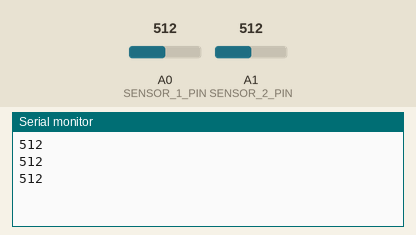
Recording of a sketch running on a simulated Arduino Uno, built with avr-gcc and run on an emulated ATmega328P. Shown: the last lines printed to the serial monitor. The test bench sets the inputs (shaded band); at power-on: A0 (SENSOR_1_PIN) = 512, A1 (SENSOR_2_PIN) = 512.

Above: at 1.3 s.
1.4 s: A0 (SENSOR_1_PIN) set to 716
At 1.9 s:
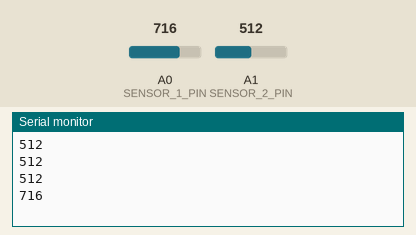
2.9 s: A0 (SENSOR_1_PIN) set to 900
At 3.4 s:
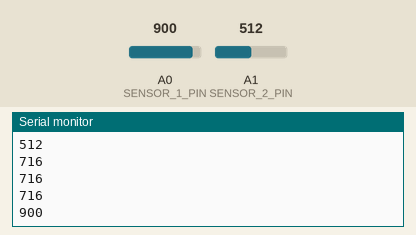
Timing chart, 0 to 5.9 s (numbered marks = the images above; inputs shaded):
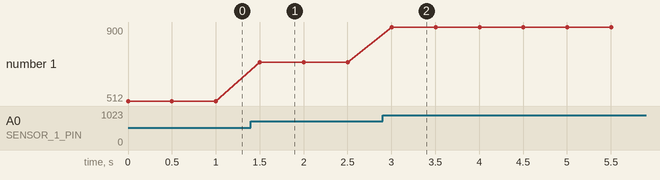

Measured:
- after the input at 1.4 s, the serial monitor: prints a new line after 0.10 s (image 1)
- after the input at 2.9 s, the serial monitor: prints a new line after 0.10 s (image 2)
- plotted number 1: 512 → 716 after the input at 1.4 s, 716 → 900 after the input at 2.9 s

The sketch:

AnalogueOUT.ino
```cpp
//Let's see what we can do with these RGB LEDs
//Note that these LEDs are connected individually so you can't use them as if the 2 leds are an led "strip"

//include AdaFruit's RGB Library

//These are the arduino pins that contain those 2 RGB leds..
//We are only going to use the second one in this example
#define RGB1 12
#define RGB2 13

//Define sensor pins
#define SENSOR_1_PIN A0
#define SENSOR_2_PIN A1
#define SENSOR_1_OUTPUT 3
#define SENSOR_2_OUTPUT 4

//Now we have to set them up!
// Parameter 1 = number of pixels in strip
// Parameter 2 = pin number (most are valid)
// Parameter 3 = pixel type flags, add together as needed:


void setup(){
  //Let's use the serial monitor.
  Serial.begin(9600);

  // Initiate digital pins as outputs.
  pinMode(SENSOR_1_OUTPUT, OUTPUT);
  pinMode(SENSOR_2_OUTPUT, OUTPUT);

}

void loop(){

int SENSOR_1_VALUE = analogRead(SENSOR_1_PIN);
  int SENSOR_2_VALUE = analogRead(SENSOR_2_PIN);
  Serial.println(SENSOR_1_VALUE);
  delay(500);
}
```
